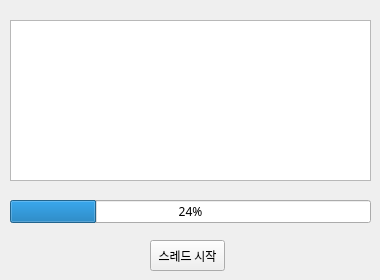
<?xml version="1.0" encoding="UTF-8"?>
<ui version="4.0">
 <class>Form</class>
 <widget class="QWidget" name="Form">
  <property name="geometry">
   <rect>
    <x>0</x>
    <y>0</y>
    <width>380</width>
    <height>280</height>
   </rect>
  </property>
  <property name="minimumSize">
   <size>
    <width>380</width>
    <height>280</height>
   </size>
  </property>
  <property name="maximumSize">
   <size>
    <width>380</width>
    <height>280</height>
   </size>
  </property>
  <property name="font">
   <font>
    <family>나눔고딕</family>
   </font>
  </property>
  <property name="windowTitle">
   <string>스레드 테스트</string>
  </property>
  <widget class="QPushButton" name="btnStart">
   <property name="geometry">
    <rect>
     <x>150</x>
     <y>240</y>
     <width>75</width>
     <height>31</height>
    </rect>
   </property>
   <property name="text">
    <string>스레드 시작</string>
   </property>
  </widget>
  <widget class="QTextBrowser" name="txbLog">
   <property name="geometry">
    <rect>
     <x>10</x>
     <y>20</y>
     <width>361</width>
     <height>161</height>
    </rect>
   </property>
  </widget>
  <widget class="QProgressBar" name="pgbTask">
   <property name="geometry">
    <rect>
     <x>10</x>
     <y>200</y>
     <width>361</width>
     <height>23</height>
    </rect>
   </property>
   <property name="value">
    <number>24</number>
   </property>
  </widget>
 </widget>
 <resources/>
 <connections/>
</ui>
